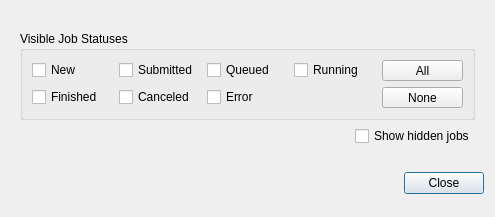
<?xml version="1.0" encoding="UTF-8"?>
<ui version="4.0">
 <class>AdvancedFilterDialog</class>
 <widget class="QDialog" name="AdvancedFilterDialog">
  <property name="geometry">
   <rect>
    <x>0</x>
    <y>0</y>
    <width>495</width>
    <height>217</height>
   </rect>
  </property>
  <property name="windowTitle">
   <string>MoleQueue Filter Options</string>
  </property>
  <layout class="QVBoxLayout" name="verticalLayout_3">
   <item>
    <widget class="QFrame" name="moreFilteringFrame">
     <property name="sizePolicy">
      <sizepolicy hsizetype="Preferred" vsizetype="Maximum">
       <horstretch>0</horstretch>
       <verstretch>0</verstretch>
      </sizepolicy>
     </property>
     <layout class="QVBoxLayout" name="verticalLayout">
      <item>
       <widget class="QGroupBox" name="groupBox">
        <property name="title">
         <string>Visible Job Statuses</string>
        </property>
        <property name="flat">
         <bool>false</bool>
        </property>
        <layout class="QGridLayout" name="gridLayout">
         <item row="0" column="1">
          <widget class="QCheckBox" name="filterStatusSubmitted">
           <property name="text">
            <string>Submitted</string>
           </property>
          </widget>
         </item>
         <item row="0" column="2">
          <widget class="QCheckBox" name="filterStatusQueued">
           <property name="text">
            <string>Queued</string>
           </property>
          </widget>
         </item>
         <item row="1" column="2">
          <widget class="QCheckBox" name="filterStatusError">
           <property name="text">
            <string>Error</string>
           </property>
          </widget>
         </item>
         <item row="1" column="5">
          <widget class="QToolButton" name="filterStatusNone">
           <property name="sizePolicy">
            <sizepolicy hsizetype="Minimum" vsizetype="Fixed">
             <horstretch>0</horstretch>
             <verstretch>0</verstretch>
            </sizepolicy>
           </property>
           <property name="text">
            <string>None</string>
           </property>
          </widget>
         </item>
         <item row="0" column="0">
          <widget class="QCheckBox" name="filterStatusNew">
           <property name="text">
            <string>New</string>
           </property>
          </widget>
         </item>
         <item row="1" column="0">
          <widget class="QCheckBox" name="filterStatusFinished">
           <property name="text">
            <string>Finished</string>
           </property>
          </widget>
         </item>
         <item row="1" column="1">
          <widget class="QCheckBox" name="filterStatusCanceled">
           <property name="text">
            <string>Canceled</string>
           </property>
          </widget>
         </item>
         <item row="0" column="3">
          <widget class="QCheckBox" name="filterStatusRunning">
           <property name="text">
            <string>Running</string>
           </property>
          </widget>
         </item>
         <item row="0" column="5">
          <widget class="QToolButton" name="filterStatusAll">
           <property name="sizePolicy">
            <sizepolicy hsizetype="Minimum" vsizetype="Fixed">
             <horstretch>0</horstretch>
             <verstretch>0</verstretch>
            </sizepolicy>
           </property>
           <property name="text">
            <string>All</string>
           </property>
          </widget>
         </item>
        </layout>
       </widget>
      </item>
      <item>
       <layout class="QHBoxLayout" name="horizontalLayout">
        <item>
         <spacer name="horizontalSpacer_3">
          <property name="orientation">
           <enum>Qt::Horizontal</enum>
          </property>
          <property name="sizeHint" stdset="0">
           <size>
            <width>40</width>
            <height>20</height>
           </size>
          </property>
         </spacer>
        </item>
        <item>
         <widget class="QCheckBox" name="filterShowHidden">
          <property name="toolTip">
           <string>&lt;html&gt;&lt;head/&gt;&lt;body&gt;&lt;p&gt;Toggle whether hidden jobs are displayed.&lt;/p&gt;&lt;p&gt;Clients that submit large numbers of automated jobs may wish to hide them from the default job view by setting the &amp;quot;hideFromGui&amp;quot; flag. This overrides the client request and includes such jobs in the table. &lt;/p&gt;&lt;/body&gt;&lt;/html&gt;</string>
          </property>
          <property name="text">
           <string>Show hidden jobs</string>
          </property>
         </widget>
        </item>
       </layout>
      </item>
     </layout>
    </widget>
   </item>
   <item>
    <widget class="QDialogButtonBox" name="buttonBox">
     <property name="orientation">
      <enum>Qt::Horizontal</enum>
     </property>
     <property name="standardButtons">
      <set>QDialogButtonBox::Close</set>
     </property>
    </widget>
   </item>
  </layout>
 </widget>
 <resources/>
 <connections>
  <connection>
   <sender>buttonBox</sender>
   <signal>accepted()</signal>
   <receiver>AdvancedFilterDialog</receiver>
   <slot>accept()</slot>
   <hints>
    <hint type="sourcelabel">
     <x>248</x>
     <y>254</y>
    </hint>
    <hint type="destinationlabel">
     <x>157</x>
     <y>274</y>
    </hint>
   </hints>
  </connection>
  <connection>
   <sender>buttonBox</sender>
   <signal>rejected()</signal>
   <receiver>AdvancedFilterDialog</receiver>
   <slot>reject()</slot>
   <hints>
    <hint type="sourcelabel">
     <x>316</x>
     <y>260</y>
    </hint>
    <hint type="destinationlabel">
     <x>286</x>
     <y>274</y>
    </hint>
   </hints>
  </connection>
 </connections>
</ui>
